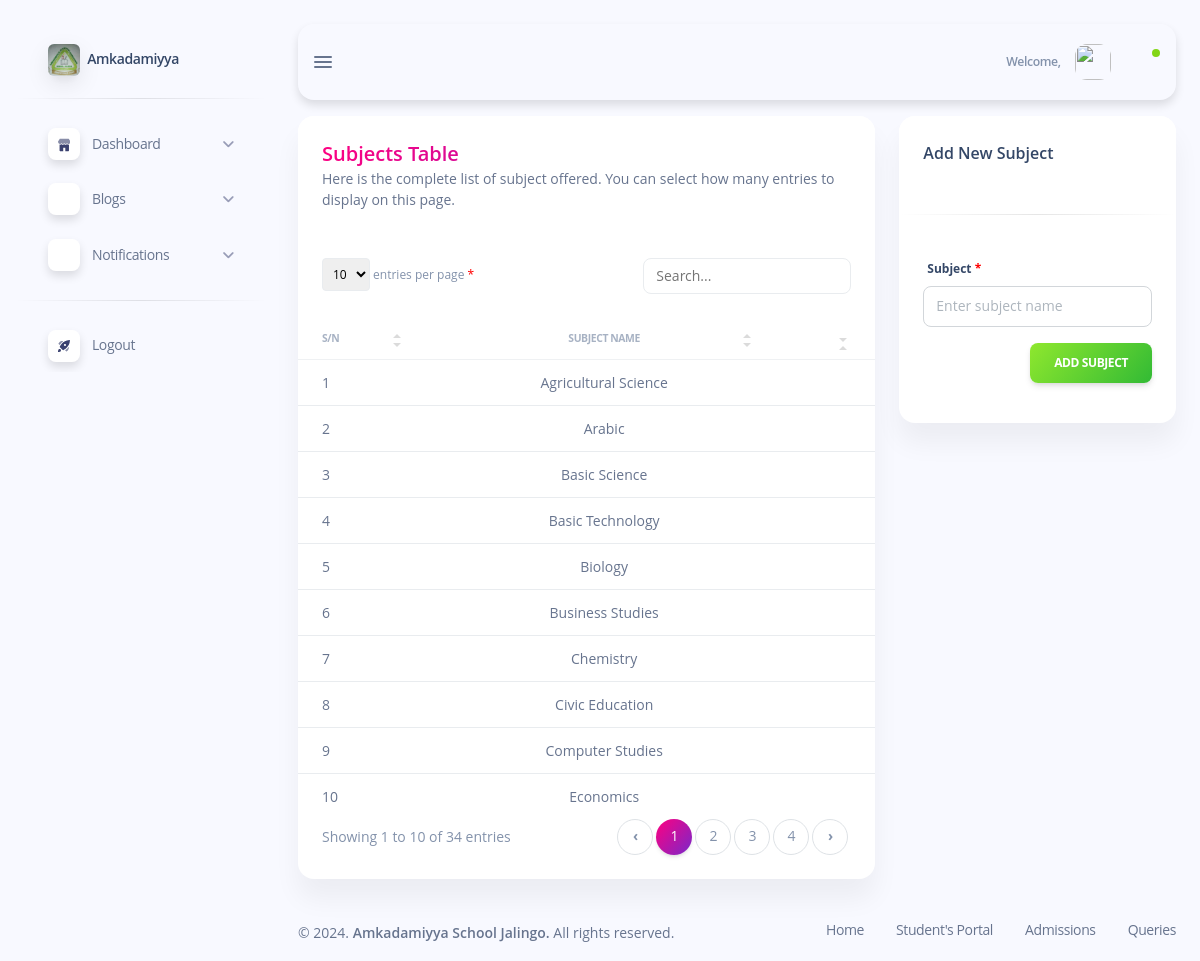
Screenshot of /subdomains/admin/admin-add-subject.php with the database file from the repository.
### tables this page shows
CREATE TABLE `subjects` (
  `subject_id` int(11) NOT NULL,
  `subject_name` varchar(50) NOT NULL
);

### subdomains/admin/admin-add-subject.php (the view, shortened to what this page needs)
<?php
require_once "_CREATE.php";
?>
<!DOCTYPE html>
<html lang="en">
<head>
    <?php include "inc/admin-header.php"; ?>
</head>
<body class="g-sidenav-show bg-info-soft">
     <?php
        include "inc/admin-sidebar.php";
    ?>
    <main class="main-content position-relative max-height-vh-100 h-100 border-radius-lg">
        <?php require "inc/admin-navbar.php"; ?>
        <div class="container-fluid pt-3">
            <div class="row mb-4">
                <div class="col-lg-8">
                    <div class="card">
                        <div class="card-header">
                            <h5 class="mb-0 text-gradient text-primary">Subjects Table</h5>
                            <p class="text-sm mb-0">
                                Here is the complete list of subject offered. You can select how many entries to display
                                on
                                this page.
                            </p>
                        </div>
                        <div class="table-responsive">
                            <table class="table table-flush" id="datatable-basic">
                                <thead class="thead-light">
                                    <tr>
                                        <th
                                            class="text-uppercase text-left text-secondary text-xxs font-weight-bolder opacity-7">
                                            S/N</th>
                                        <th
                                            class="text-uppercase text-center text-secondary text-xxs font-weight-bolder opacity-7">
                                            Subject Name</th>
                                        <th
                                            class="text-uppercase text-center text-secondary text-xxs font-weight-bolder opacity-7"></th>
                                    </tr>
                                </thead>
                                <tbody>
                                    <?php
                                    $sql = "SELECT * FROM `subjects`";
                                    $result = mysqli_query($conn, $sql);
                                    $count = 1;
                                    while ($row = mysqli_fetch_assoc($result)) {
                                        ?>
                                        <tr>
                                            <td class="text-sm font-weight-normal"><?php echo $count; ?></td>
                                            <td class="text-sm text-center font-weight-normal">
                                                <?php echo $row['subject_name'] ?>
                                            </td>
                                            <td class="text-sm text-center font-weight-normal">
                                            </td>
                                        </tr>
                                        <?php
                                        $count++;
                                    }
                                    ?>
                                </tbody>
                            </table>
                        </div>
                    </div>
                </div>
                <div class="col-lg-4">
                    <div class="card">
                        <div class="card-header mb-0">
                            <h6 class="text-dark">Add New Subject</h6>
                        </div>
                        <hr class="horizontal dark">
                        <div class="card-body">
                            <form action="" method="POST">
                                <div class="mb-3">
                                    <label for="subject" class="form-label">Subject</label>
                                    <input type="text" name="subject" class="form-control"
                                        placeholder="Enter subject name" required>
                                </div>
                                <div class="mt-3 text-end">
                                    <button type="submit" class="btn bg-gradient-success" name="addSubject">Add Subject</button>
                                </div>
                            </form>
                        </div>
                    </div>
                </div>
            </div>
        </div>
        <?php include "inc/admin-footer.php";?>
    </main>
</body>
</html>

### css/style.css (style rules this page uses)
html { font-size: 1rem; }
@media (min-width: 576px) { html { font-size: 0.9rem; } }
@media (min-width: 768px) { html { font-size: 0.95rem; } }
@media (min-width: 992px) { html { font-size: 1rem; } }
label::after { content: " *"; color: red; }

### rows the page displays
subjects: subject_name "Agricultural Science"
subjects: subject_name "Arabic"
subjects: subject_name "Basic Science"
subjects: subject_name "Basic Technology"
subjects: subject_name "Biology"
subjects: subject_name "Business Studies"
subjects: subject_name "Chemistry"
subjects: subject_name "Civic Education"
subjects: subject_name "Computer Studies"
subjects: subject_name "Economics"
